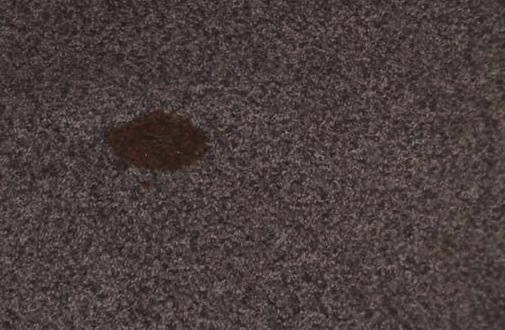
#> input picture Training Set/how-to-get-blood-out-of-the-carpet.WidePlayer.jpg, 505 x 330 px
$ python -i detect.py   (imports and definitions only)   (Python 2 division)   (older library calls are emulated)
#> lines starting #> are read from the running program, lines starting #| are printed output that depends on the picture; after the words box and inside, x2 and y2 are one past the last pixel; in counts of white or black regions, pixels touching at a corner belong together
#!/usr/bin/env python
from PIL import Image, ImageMath, ImageOps, ImageFilter, ImageDraw
import sys
import numpy as np
import cv2, cv
import genSVMTrainData as gen
import svm2weight
def loadImage(fname):
    return Image.open(fname)

# [181 lines left out: functions loadTrain, test, fixSize, detectStains, detectStainsSVM, detectStainsMono, not called in this run]

def getBoxFromPoint(windowSize, x,y):
    halfWidth = windowSize/2.0
    return (x*windowSize - halfWidth, y*windowSize - halfWidth, x*windowSize + halfWidth, y*windowSize + halfWidth)

# [98 lines left out: functions boxWithinAreas, segment, stats, writestats, not called in this run]

# [2 lines not run here, left out]
# [9 lines of commented-out code are left out]

>>> result = segment('how-to-get-blood-out-of-the-carpet.WidePlayer.jpg')
#> in segment, cv_image is the input picture: shape (330, 505, 3); mean B, G, R 60.9, 61.7, 73.6
#> in segment, `ret,thresh = cv2.threshold(gray,0,255,cv2.THRESH_BINARY+cv2.THRESH_OTSU)`:
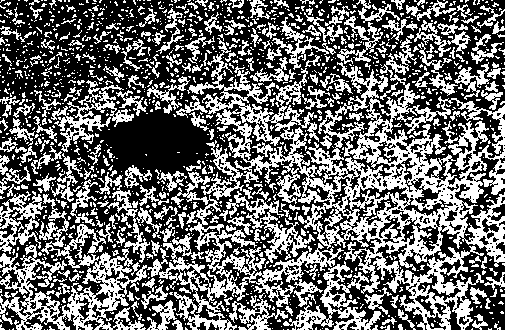
#> thresh: shape (330, 505); 41.8% white; 1486 white regions (1223 under 20 px), largest, box (x1, y1, x2, y2) and area: (187, 38, 505, 330) 24987, (147, 172, 344, 330) 5595, (0, 244, 147, 330) 4658
#> in segment, `ret,thresh = cv2.threshold(gray,0,255,cv2.THRESH_BINARY+cv2.THRESH_OTSU)`: ret = 67
#> in segment, `fg = cv2.erode(thresh,None,iterations = 2)`:
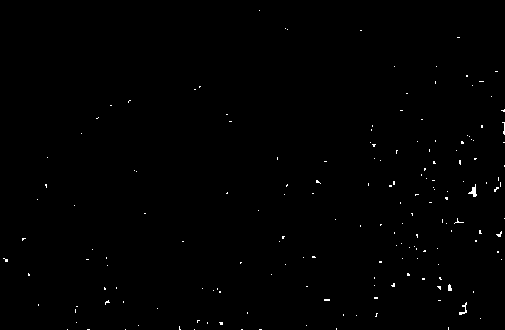
#> fg: shape (330, 505); 0.41% white in thin lines or dots
#> in segment, `bgt = cv2.dilate(thresh,None,iterations = 3)`:
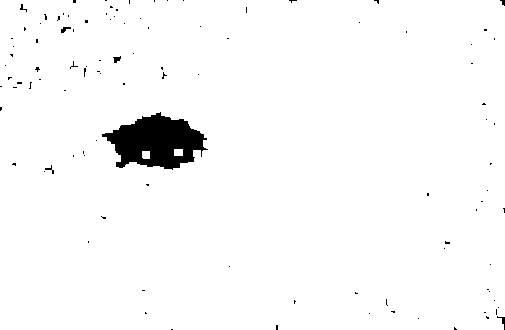
#> bgt: shape (330, 505); 97.5% white; 105 black regions (99 under 20 px), largest, box (x1, y1, x2, y2) and area: (102, 112, 208, 170) 3669, (113, 56, 121, 63) 34, (61, 27, 71, 33) 33, (497, 316, 505, 330) 33, (45, 165, 54, 174) 25, (20, 4, 27, 12) 20
#> in segment, `marker = cv2.add(fg,bg)`:
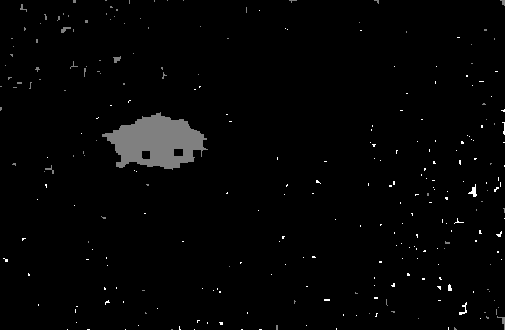
#> marker: shape (330, 505); min 0, max 255, mean 4.3
#> in segment, `marker32 = np.int32(marker)`:
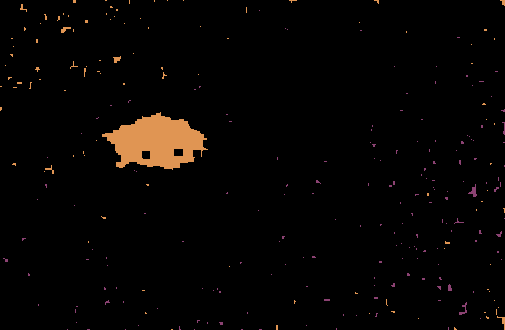
#> marker32: shape (330, 505) int32; 3 distinct labels, from 0 to 255; one colour per label, 0 black
#> in segment, `m = cv2.convertScaleAbs(marker32)`:
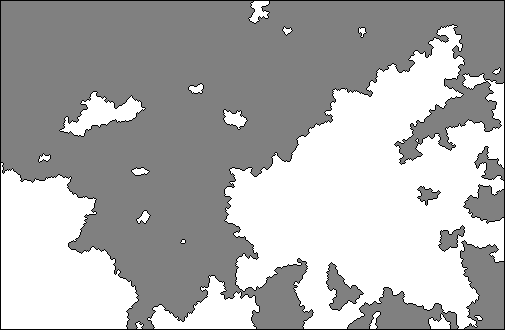
#> m: shape (330, 505); min 1, max 255, mean 175.1
#> in segment, `m = cv2.convertScaleAbs(marker32)`:
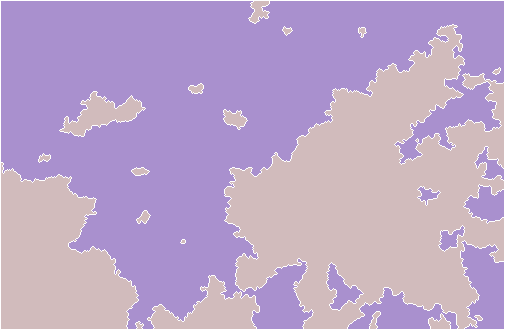
#> marker32: shape (330, 505) int32; 3 distinct labels, from -1 to 255; one colour per label, 0 black, -1 white
